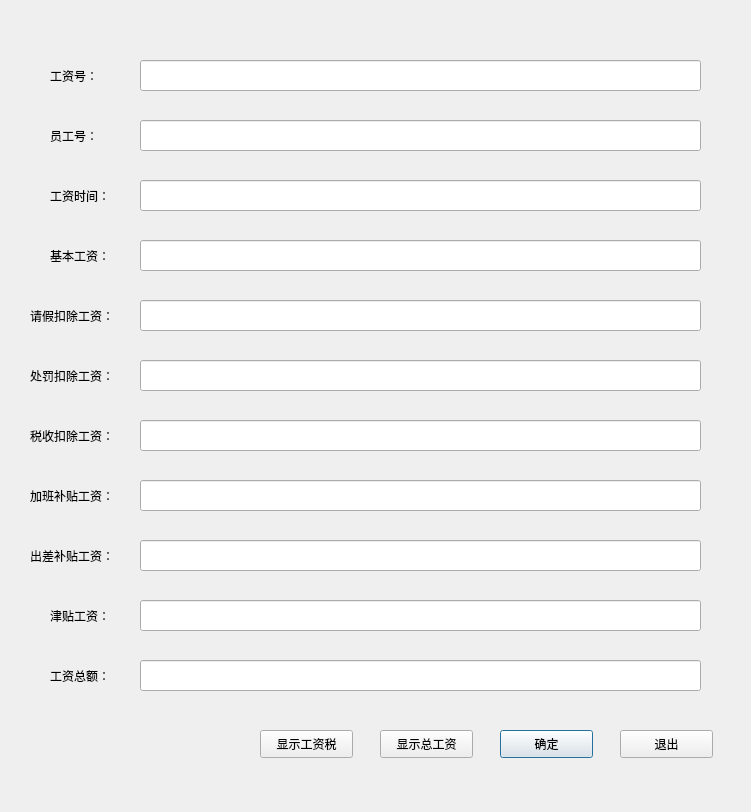
<?xml version="1.0" encoding="UTF-8"?>
<ui version="4.0">
 <class>Dialog</class>
 <widget class="QDialog" name="Dialog">
  <property name="geometry">
   <rect>
    <x>0</x>
    <y>0</y>
    <width>751</width>
    <height>812</height>
   </rect>
  </property>
  <property name="windowTitle">
   <string>添加工资信息</string>
  </property>
  <widget class="QLabel" name="label">
   <property name="geometry">
    <rect>
     <x>50</x>
     <y>60</y>
     <width>101</width>
     <height>31</height>
    </rect>
   </property>
   <property name="text">
    <string>工资号：</string>
   </property>
  </widget>
  <widget class="QLineEdit" name="lineEdit">
   <property name="geometry">
    <rect>
     <x>140</x>
     <y>60</y>
     <width>561</width>
     <height>31</height>
    </rect>
   </property>
  </widget>
  <widget class="QPushButton" name="pushButton">
   <property name="geometry">
    <rect>
     <x>500</x>
     <y>730</y>
     <width>93</width>
     <height>28</height>
    </rect>
   </property>
   <property name="text">
    <string>确定</string>
   </property>
  </widget>
  <widget class="QPushButton" name="pushButton_2">
   <property name="geometry">
    <rect>
     <x>620</x>
     <y>730</y>
     <width>93</width>
     <height>28</height>
    </rect>
   </property>
   <property name="text">
    <string>退出</string>
   </property>
  </widget>
  <widget class="QLineEdit" name="lineEdit_2">
   <property name="geometry">
    <rect>
     <x>140</x>
     <y>120</y>
     <width>561</width>
     <height>31</height>
    </rect>
   </property>
  </widget>
  <widget class="QLabel" name="label_2">
   <property name="geometry">
    <rect>
     <x>50</x>
     <y>120</y>
     <width>101</width>
     <height>31</height>
    </rect>
   </property>
   <property name="text">
    <string>员工号：</string>
   </property>
  </widget>
  <widget class="QLabel" name="label_3">
   <property name="geometry">
    <rect>
     <x>50</x>
     <y>180</y>
     <width>101</width>
     <height>31</height>
    </rect>
   </property>
   <property name="text">
    <string>工资时间：</string>
   </property>
  </widget>
  <widget class="QLineEdit" name="lineEdit_3">
   <property name="geometry">
    <rect>
     <x>140</x>
     <y>180</y>
     <width>561</width>
     <height>31</height>
    </rect>
   </property>
  </widget>
  <widget class="QLabel" name="label_4">
   <property name="geometry">
    <rect>
     <x>50</x>
     <y>240</y>
     <width>101</width>
     <height>31</height>
    </rect>
   </property>
   <property name="text">
    <string>基本工资：</string>
   </property>
  </widget>
  <widget class="QLineEdit" name="lineEdit_4">
   <property name="geometry">
    <rect>
     <x>140</x>
     <y>240</y>
     <width>561</width>
     <height>31</height>
    </rect>
   </property>
  </widget>
  <widget class="QLabel" name="label_5">
   <property name="geometry">
    <rect>
     <x>30</x>
     <y>300</y>
     <width>101</width>
     <height>31</height>
    </rect>
   </property>
   <property name="text">
    <string>请假扣除工资：</string>
   </property>
  </widget>
  <widget class="QLineEdit" name="lineEdit_5">
   <property name="geometry">
    <rect>
     <x>140</x>
     <y>300</y>
     <width>561</width>
     <height>31</height>
    </rect>
   </property>
  </widget>
  <widget class="QLabel" name="label_6">
   <property name="geometry">
    <rect>
     <x>30</x>
     <y>360</y>
     <width>101</width>
     <height>31</height>
    </rect>
   </property>
   <property name="text">
    <string>处罚扣除工资：</string>
   </property>
  </widget>
  <widget class="QLineEdit" name="lineEdit_6">
   <property name="geometry">
    <rect>
     <x>140</x>
     <y>360</y>
     <width>561</width>
     <height>31</height>
    </rect>
   </property>
  </widget>
  <widget class="QPushButton" name="pushButton_3">
   <property name="geometry">
    <rect>
     <x>380</x>
     <y>730</y>
     <width>93</width>
     <height>28</height>
    </rect>
   </property>
   <property name="text">
    <string>显示总工资</string>
   </property>
  </widget>
  <widget class="QLabel" name="label_7">
   <property name="geometry">
    <rect>
     <x>280</x>
     <y>690</y>
     <width>161</width>
     <height>31</height>
    </rect>
   </property>
   <property name="text">
    <string>&lt;html&gt;&lt;head/&gt;&lt;body&gt;&lt;p align=&quot;center&quot;&gt;&lt;br/&gt;&lt;/p&gt;&lt;/body&gt;&lt;/html&gt;</string>
   </property>
  </widget>
  <widget class="QLabel" name="label_8">
   <property name="geometry">
    <rect>
     <x>30</x>
     <y>420</y>
     <width>101</width>
     <height>31</height>
    </rect>
   </property>
   <property name="text">
    <string>税收扣除工资：</string>
   </property>
  </widget>
  <widget class="QLineEdit" name="lineEdit_7">
   <property name="geometry">
    <rect>
     <x>140</x>
     <y>420</y>
     <width>561</width>
     <height>31</height>
    </rect>
   </property>
  </widget>
  <widget class="QLabel" name="label_9">
   <property name="geometry">
    <rect>
     <x>30</x>
     <y>480</y>
     <width>101</width>
     <height>31</height>
    </rect>
   </property>
   <property name="text">
    <string>加班补贴工资：</string>
   </property>
  </widget>
  <widget class="QLineEdit" name="lineEdit_8">
   <property name="geometry">
    <rect>
     <x>140</x>
     <y>480</y>
     <width>561</width>
     <height>31</height>
    </rect>
   </property>
  </widget>
  <widget class="QLabel" name="label_10">
   <property name="geometry">
    <rect>
     <x>30</x>
     <y>540</y>
     <width>101</width>
     <height>31</height>
    </rect>
   </property>
   <property name="text">
    <string>出差补贴工资：</string>
   </property>
  </widget>
  <widget class="QLineEdit" name="lineEdit_9">
   <property name="geometry">
    <rect>
     <x>140</x>
     <y>540</y>
     <width>561</width>
     <height>31</height>
    </rect>
   </property>
  </widget>
  <widget class="QLabel" name="label_11">
   <property name="geometry">
    <rect>
     <x>50</x>
     <y>600</y>
     <width>101</width>
     <height>31</height>
    </rect>
   </property>
   <property name="text">
    <string>津贴工资：</string>
   </property>
  </widget>
  <widget class="QLineEdit" name="lineEdit_10">
   <property name="geometry">
    <rect>
     <x>140</x>
     <y>600</y>
     <width>561</width>
     <height>31</height>
    </rect>
   </property>
  </widget>
  <widget class="QLabel" name="label_12">
   <property name="geometry">
    <rect>
     <x>50</x>
     <y>660</y>
     <width>101</width>
     <height>31</height>
    </rect>
   </property>
   <property name="text">
    <string>工资总额：</string>
   </property>
  </widget>
  <widget class="QLineEdit" name="lineEdit_11">
   <property name="geometry">
    <rect>
     <x>140</x>
     <y>660</y>
     <width>561</width>
     <height>31</height>
    </rect>
   </property>
  </widget>
  <widget class="QPushButton" name="pushButton_4">
   <property name="geometry">
    <rect>
     <x>260</x>
     <y>730</y>
     <width>93</width>
     <height>28</height>
    </rect>
   </property>
   <property name="text">
    <string>显示工资税</string>
   </property>
  </widget>
 </widget>
 <resources/>
 <connections/>
</ui>
